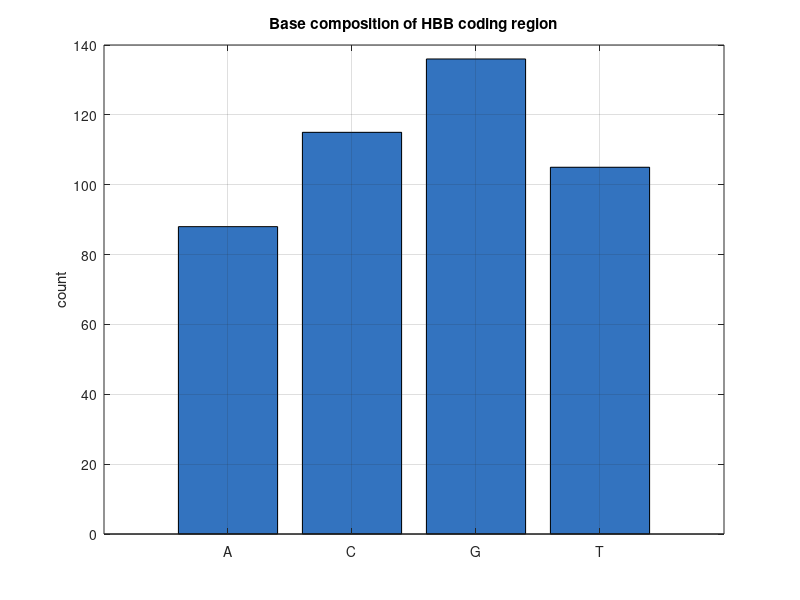
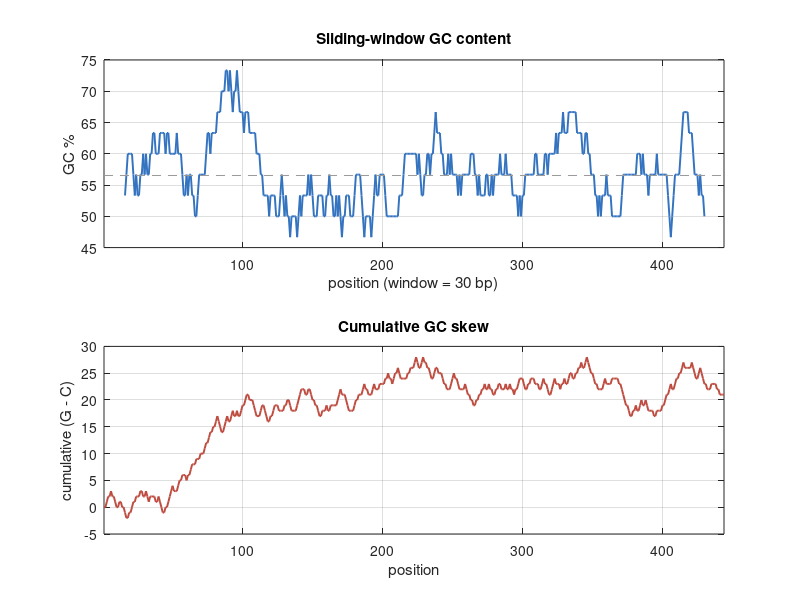
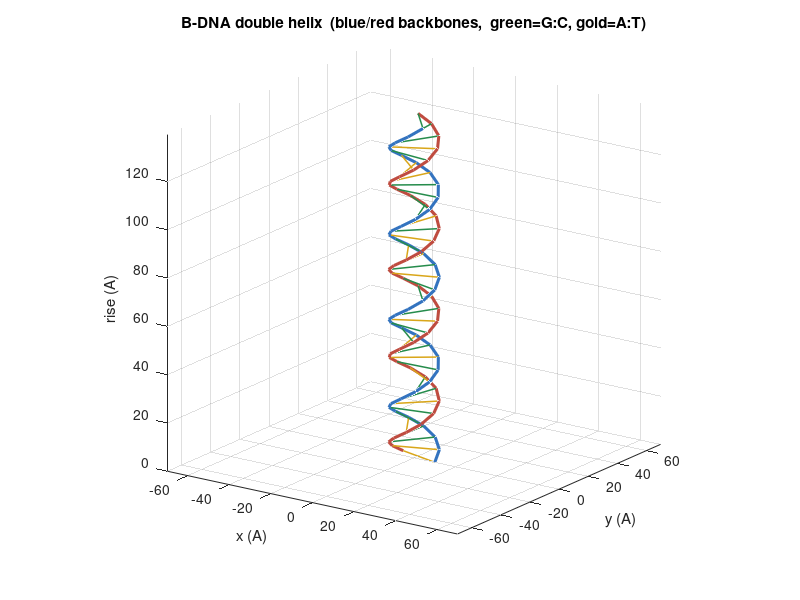

These charts were generated, in order, by the following MATLAB code:
% =========================================================================
%  dna_mathematics.m  --  The Mathematics of DNA
% =========================================================================
%  A self-contained GNU Octave lab exploring the quantitative structure of
%  DNA. Nothing here is illustrative hand-waving: every number is computed
%  from a real sequence (the coding region of human beta-globin, HBB).
%
%  Topics, in order:
%    1.  Base composition & Chargaff's parity rules
%    2.  GC content and GC skew (locating replication origins)
%    3.  Combinatorics of sequence space and the genetic code
%    4.  Shannon information: bits per base, entropy, redundancy
%    5.  Geometry of the B-DNA double helix (parametric model + plot)
%    6.  Melting temperature (three classical estimators)
%    7.  The central dogma as string transforms (transcribe / translate)
%    8.  Sequence comparison: Hamming distance + Needleman-Wunsch alignment
%    9.  A first-order Markov model of the sequence
%   10.  Topology of supercoiling: Lk = Tw + Wr
%
%  Run:   octave dna_mathematics.m       (or source it inside Octave)
%  Four figures are drawn and, if run headless, saved as PNGs.
%
%  Designed for GNU Octave; MATLAB-compatible constructs preferred.
%  Functions are defined first so the file runs identically whether it is
%  executed with `octave file.m` or sourced interactively.
% =========================================================================

1;   % <-- marks this file as a *script*, not a function file

clear; close all;
try, clc; catch, end

% Use a non-interactive toolkit for PNG export when there is no display.
if isempty(getenv('DISPLAY')) && exist('graphics_toolkit', 'builtin')
  try, graphics_toolkit('gnuplot'); catch, end
end

% =========================================================================
%  LOCAL FUNCTIONS  (defined before use for command-line compatibility)
% =========================================================================

function out = complement(seq)
  % Watson-Crick complement, base for base (same 5'->3' reading frame).
  out = seq;                       % masks taken from the ORIGINAL to avoid
  out(seq == 'A') = 'T';           % chained-reassignment errors.
  out(seq == 'T') = 'A';
  out(seq == 'G') = 'C';
  out(seq == 'C') = 'G';
end

function out = revcomp(seq)
  % Reverse complement: the opposite strand read 5'->3'.
  out = fliplr(complement(seq));
end

function d = hamming(a, b)
  % Number of positions at which two equal-length sequences differ.
  if numel(a) ~= numel(b)
    error('hamming: sequences must have equal length');
  end
  d = sum(a ~= b);
end

function H = shannon_entropy(p)
  % Shannon entropy in bits; zero-probability terms are dropped.
  p = p(p > 0);
  H = -sum(p .* log2(p));
end

function [pos, gc] = gc_sliding(seq, w)
  % GC percentage in a sliding window of width w, centred on each position.
  n    = numel(seq);
  isGC = (seq == 'G') | (seq == 'C');
  k    = n - w + 1;
  gc   = zeros(1, k);
  for i = 1:k
    gc(i) = 100 * mean(isGC(i:i+w-1));
  end
  pos = (1:k) + floor(w/2);
end

function [codons, aas, code] = standard_genetic_code()
  % NCBI translation table 1, generated in canonical T,C,A,G order so that
  % the amino-acid string lines up with the classic codon layout.
  bases  = 'TCAG';
  codons = cell(1, 64);
  idx = 1;
  for i = 1:4
    for j = 1:4
      for k = 1:4
        codons{idx} = [bases(i) bases(j) bases(k)];
        idx = idx + 1;
      end
    end
  end
  aas  = 'FFLLSSSSYY**CC*WLLLLPPPPHHQQRRRRIIIMTTTTNNKKSSRRVVVVAAAADDEEGGGG';
  code = containers.Map(codons, num2cell(aas));
end

function protein = translate(seq, code)
  % Translate a coding strand into single-letter amino acids ('*' = stop,
  % 'X' = unknown/incomplete codon). Reads whole codons only.
  ncod    = floor(numel(seq) / 3);
  protein = repmat('X', 1, ncod);
  for i = 1:ncod
    cod = seq(3*i-2 : 3*i);
    if isKey(code, cod)
      protein(i) = code(cod);
    end
  end
end

function P = transition_matrix(seq)
  % First-order Markov transition matrix over {A,C,G,T}; rows sum to 1.
  bases = 'ACGT';
  P = zeros(4, 4);
  for i = 1:numel(seq)-1
    a = find(bases == seq(i));
    b = find(bases == seq(i+1));
    if ~isempty(a) && ~isempty(b)
      P(a, b) = P(a, b) + 1;
    end
  end
  rs = sum(P, 2);
  rs(rs == 0) = 1;          % avoid division by zero for absent states
  P = P ./ rs;
end

function [score, a1, a2] = needleman_wunsch(s, t, match, mismatch, gap)
  % Global alignment by dynamic programming. Returns the optimal score and
  % one optimal alignment (a1 aligned to a2, '-' = gap).
  n = numel(s); m = numel(t);
  F = zeros(n+1, m+1);
  F(:, 1) = (0:n)' * gap;
  F(1, :) = (0:m)  * gap;
  for i = 1:n
    for j = 1:m
      if s(i) == t(j), sc = match; else, sc = mismatch; end
      F(i+1, j+1) = max([F(i,   j)   + sc, ...
                         F(i,   j+1) + gap, ...
                         F(i+1, j)   + gap]);
    end
  end
  score = F(n+1, m+1);

  % Traceback from the bottom-right corner.
  a1 = ''; a2 = '';
  i = n; j = m;
  while i > 0 || j > 0
    if i > 0 && j > 0
      if s(i) == t(j), sc = match; else, sc = mismatch; end
      diagOK = (F(i+1, j+1) == F(i, j) + sc);
    else
      diagOK = false;
    end
    if diagOK
      a1 = [s(i) a1]; a2 = [t(j) a2]; i = i - 1; j = j - 1;
    elseif i > 0 && F(i+1, j+1) == F(i, j+1) + gap
      a1 = [s(i) a1]; a2 = ['-' a2]; i = i - 1;
    else
      a1 = ['-' a1]; a2 = [t(j) a2]; j = j - 1;
    end
  end
end

function save_fig(fname)
  % Save the current figure to PNG (used when running headless). Silent on
  % failure so interactive sessions are unaffected.
  try
    print(gcf, fname, '-dpng', '-r120');
  catch
  end
end

% =========================================================================
%  MAIN ANALYSIS
% =========================================================================

% The subject: the coding sequence of human beta-globin (HBB), 5' -> 3'.
seq = ['ATGGTGCACCTGACTCCTGAGGAGAAGTCTGCCGTTACTGCCCTGTGGGGCAAGGTGAACG' ...
       'TGGATGAAGTTGGTGGTGAGGCCCTGGGCAGGCTGCTGGTGGTCTACCCTTGGACCCAGAG' ...
       'GTTCTTTGAGTCCTTTGGGGATCTGTCCACTCCTGATGCTGTTATGGGCAACCCTAAGGTG' ...
       'AAGGCTCATGGCAAGAAAGTGCTCGGTGCCTTTAGTGATGGCCTGGCTCACCTGGACAACC' ...
       'TCAAGGGCACCTTTGCCACACTGAGTGAGCTGCACTGTGACAAGCTGCACGTGGATCCTGA' ...
       'GAACTTCAGGCTCCTGGGCAACGTGCTGGTCTGTGTGCTGGCCCACCACTTTGGCAAAGAA' ...
       'TTCACCCCACCAGTGCAGGCTGCCTATCAGAAAGTGGTGGCTGGTGTGGCTAATGCCCTGG' ...
       'CCCACAAGTATCACTAA'];
seq = upper(seq);
N   = numel(seq);

printf('=========================================================\n');
printf('  THE MATHEMATICS OF DNA\n');
printf('  Sequence: human beta-globin (HBB) coding region\n');
printf('  Length N = %d nucleotides\n', N);
printf('=========================================================\n\n');

% -------------------------------------------------------------------------
%  1. BASE COMPOSITION & CHARGAFF'S PARITY RULES
% -------------------------------------------------------------------------
nA = sum(seq == 'A');  nC = sum(seq == 'C');
nG = sum(seq == 'G');  nT = sum(seq == 'T');
counts = [nA nC nG nT];
freq   = counts / N;

printf('[1] BASE COMPOSITION\n');
printf('    A = %3d (%.1f%%)   C = %3d (%.1f%%)\n', nA, 100*freq(1), nC, 100*freq(2));
printf('    G = %3d (%.1f%%)   T = %3d (%.1f%%)\n', nG, 100*freq(3), nT, 100*freq(4));

% Chargaff's FIRST rule is a statement about the *duplex*: because A pairs
% with T and G with C, the whole double helix has #A = #T and #G = #C.
comp = complement(seq);
printf('\n    Chargaff I (whole duplex, exact by base pairing):\n');
printf('       #A(top)=%d  ==  #T(bottom)=%d\n', nA, sum(comp=='T'));
printf('       #G(top)=%d  ==  #C(bottom)=%d\n', nG, sum(comp=='C'));

% Chargaff's SECOND rule: within a *single* strand, %A ~ %T and %G ~ %C for
% long genomes. Only approximate for a short gene like this one.
printf('\n    Chargaff II (single strand, approximate):\n');
printf('       %%A=%.1f  vs  %%T=%.1f    |diff| = %.1f\n', ...
       100*freq(1), 100*freq(4), 100*abs(freq(1)-freq(4)));
printf('       %%G=%.1f  vs  %%C=%.1f    |diff| = %.1f\n\n', ...
       100*freq(3), 100*freq(2), 100*abs(freq(3)-freq(2)));

figure('Name', 'Base composition');
bar(counts, 'facecolor', [0.20 0.45 0.75]);
set(gca, 'xticklabel', {'A','C','G','T'});
ylabel('count'); title('Base composition of HBB coding region');
grid on;
save_fig('dna_composition.png');

% -------------------------------------------------------------------------
%  2. GC CONTENT AND GC SKEW
% -------------------------------------------------------------------------
gc_total = 100 * (nG + nC) / N;
printf('[2] GC CONTENT\n');
printf('    Overall GC content = %.1f%%\n', gc_total);

w = 30;
[wpos, gcwin] = gc_sliding(seq, w);

g = double(seq == 'G');
c = double(seq == 'C');
skew_cum = cumsum(g - c);
printf('    Cumulative GC skew: min = %d at position %d,\n', ...
       min(skew_cum), find(skew_cum == min(skew_cum), 1));
printf('                        max = %d at position %d\n\n', ...
       max(skew_cum), find(skew_cum == max(skew_cum), 1));

figure('Name', 'GC content and skew');
subplot(2,1,1);
plot(wpos, gcwin, 'linewidth', 1.4, 'color', [0.20 0.45 0.75]);
hold on; plot([1 N], [gc_total gc_total], '--', 'color', [0.6 0.6 0.6]);
xlabel(sprintf('position (window = %d bp)', w));
ylabel('GC %'); title('Sliding-window GC content'); grid on; xlim([1 N]);
subplot(2,1,2);
plot(1:N, skew_cum, 'linewidth', 1.4, 'color', [0.75 0.30 0.25]);
xlabel('position'); ylabel('cumulative (G - C)');
title('Cumulative GC skew'); grid on; xlim([1 N]);
save_fig('dna_gc.png');

% -------------------------------------------------------------------------
%  3. COMBINATORICS OF SEQUENCE SPACE AND THE GENETIC CODE
% -------------------------------------------------------------------------
printf('[3] COMBINATORICS\n');
log10_space = N * log10(4);
printf('    Distinct sequences of length %d = 4^%d ~ 10^%.1f\n', N, N, log10_space);
printf('    (for scale, atoms in the observable universe ~ 10^80)\n');

[codons, aas, code] = standard_genetic_code();
letters = unique(aas);
printf('\n    Codon space: 4^3 = %d codons  ->  %d symbols (20 aa + stop)\n', ...
       numel(codons), numel(letters));
printf('    Degeneracy (codons per symbol):\n      ');
for k = 1:numel(letters)
  d = sum(aas == letters(k));
  printf('%c:%d ', letters(k), d);
  if mod(k, 7) == 0, printf('\n      '); end
end
printf('\n    Mean degeneracy = %.2f codons/symbol\n\n', 64 / numel(letters));

% -------------------------------------------------------------------------
%  4. SHANNON INFORMATION
% -------------------------------------------------------------------------
printf('[4] INFORMATION THEORY\n');
Hmax  = log2(4);
Hbase = shannon_entropy(freq);
printf('    Max entropy per base       = %.4f bits (uniform ACGT)\n', Hmax);
printf('    Empirical entropy per base = %.4f bits\n', Hbase);
printf('    Redundancy                 = %.4f bits/base (%.1f%%)\n', ...
       Hmax - Hbase, 100*(Hmax - Hbase)/Hmax);
printf('    Total sequence information = %.0f bits ~ %.0f bytes\n', ...
       Hbase * N, Hbase * N / 8);
printf('    (theoretical maximum        = %.0f bits)\n\n', Hmax * N);

% -------------------------------------------------------------------------
%  5. GEOMETRY OF THE B-DNA DOUBLE HELIX
% -------------------------------------------------------------------------
printf('[5] DOUBLE-HELIX GEOMETRY (B-DNA)\n');
rise    = 3.4;                   % angstrom rise per base pair
bp_turn = 10.5;                  % base pairs per helical turn
radius  = 10.0;                  % angstrom (helix diameter ~ 20 A)
twist   = 360 / bp_turn;         % degrees of twist per base pair
pitch   = rise * bp_turn;        % angstrom per full turn
height  = rise * N;              % total length of this molecule

printf('    rise per bp    = %.2f A\n', rise);
printf('    bp per turn    = %.1f\n', bp_turn);
printf('    twist per bp   = %.2f deg\n', twist);
printf('    pitch (1 turn) = %.1f A\n', pitch);
printf('    turns in HBB   = %.1f\n', N / bp_turn);
printf('    molecule length= %.0f A = %.3f um\n', height, height / 1e4);

% Frequently-noted near-coincidence: B-DNA is ~21 A wide, one turn ~34 A;
% 21 and 34 are consecutive Fibonacci numbers and 34/21 ~ phi. A memorable
% approximation, not a deep geometric law.
printf('    Fibonacci aside: pitch/width ~ 34/21 = %.3f  (phi = %.3f)\n\n', ...
       34/21, (1 + sqrt(5)) / 2);

m      = min(N, 42);                 % draw the first m base pairs
idx    = (0:m-1)';
theta  = idx * deg2rad(twist);
z      = idx * rise;
offset = deg2rad(150);               % approximate groove asymmetry
x1 = radius*cos(theta);        y1 = radius*sin(theta);
x2 = radius*cos(theta+offset); y2 = radius*sin(theta+offset);

figure('Name', 'B-DNA double helix');
plot3(x1, y1, z, '-', 'linewidth', 2.2, 'color', [0.20 0.45 0.75]); hold on;
plot3(x2, y2, z, '-', 'linewidth', 2.2, 'color', [0.75 0.30 0.25]);
for i = 1:m
  b = seq(i);
  if b == 'G' || b == 'C'
    col = [0.15 0.55 0.30];    % G:C (3 H-bonds)
  else
    col = [0.85 0.65 0.10];    % A:T (2 H-bonds)
  end
  plot3([x1(i) x2(i)], [y1(i) y2(i)], [z(i) z(i)], '-', ...
        'linewidth', 1.1, 'color', col);
end
axis equal; grid on; view(35, 18);
xlabel('x (A)'); ylabel('y (A)'); zlabel('rise (A)');
title('B-DNA double helix  (blue/red backbones,  green=G:C, gold=A:T)');
save_fig('dna_helix.png');

% -------------------------------------------------------------------------
%  6. MELTING TEMPERATURE
% -------------------------------------------------------------------------
printf('[6] MELTING TEMPERATURE (three estimators)\n');
Tm_wallace = 2*(nA + nT) + 4*(nG + nC);
Tm_basic   = 64.9 + 41*(nG + nC - 16.4) / N;
Na = 0.05;
Tm_salt    = 81.5 + 16.6*log10(Na) + 0.41*gc_total - 675/N;

printf('    Wallace 2(A+T)+4(G+C)      = %.1f C  (short oligos only)\n', Tm_wallace);
printf('    Marmur-Doty (GC, long)     = %.1f C\n', Tm_basic);
printf('    Salt-adjusted, [Na+]=%.2fM = %.1f C\n', Na, Tm_salt);
printf('    (nearest-neighbour thermodynamics is more accurate still)\n\n');

% -------------------------------------------------------------------------
%  7. THE CENTRAL DOGMA AS STRING TRANSFORMS
% -------------------------------------------------------------------------
printf('[7] CENTRAL DOGMA\n');
rc      = revcomp(seq);
mrna    = strrep(seq, 'T', 'U');
protein = translate(seq, code);

printf('    5''  %s ...\n', seq(1:30));
printf('    3''  %s ...   (complement)\n', comp(1:30));
printf('    revcomp  %s ...\n', rc(1:30));
printf('    mRNA     %s ...\n', mrna(1:30));
printf('    protein  %s ...  (%d residues incl. stop)\n\n', ...
       protein(1:min(20, numel(protein))), numel(protein));

% -------------------------------------------------------------------------
%  8. SEQUENCE COMPARISON
% -------------------------------------------------------------------------
printf('[8] SEQUENCE COMPARISON\n');
% Sickle-cell mutation: codon 7 GAG (Glu) -> GTG (Val), a single A->T change
% at position 20. In mature-chain numbering (initiator Met removed) this is
% the famous Glu6 -> Val6 substitution that produces haemoglobin S.
mut     = seq;
mut(20) = 'T';
hd      = hamming(seq, mut);
printf('    HBB vs sickle-cell allele (HbS):\n');
printf('       Hamming distance = %d substitution(s)\n', hd);
printf('       codon 7: %s(%c) -> %s(%c)   [Glu6 -> Val in the mature chain]\n', ...
       seq(19:21), translate(seq(19:21), code), ...
       mut(19:21), translate(mut(19:21), code));

s = 'GATTACA';
t = 'GCATGCU';
[score, a1, a2] = needleman_wunsch(s, t, 1, -1, -2);
printf('\n    Needleman-Wunsch global alignment (match+1, mismatch-1, gap-2):\n');
printf('       %s\n       %s\n       score = %d\n\n', a1, a2, score);

% -------------------------------------------------------------------------
%  9. A FIRST-ORDER MARKOV MODEL
% -------------------------------------------------------------------------
printf('[9] MARKOV TRANSITION MATRIX  P(next | current)\n');
P = transition_matrix(seq);
printf('          ->A     ->C     ->G     ->T\n');
b = 'ACGT';
for i = 1:4
  printf('     %c   %.3f   %.3f   %.3f   %.3f\n', b(i), P(i,:));
end
[V, D] = eig(P');
[~, kk] = min(abs(diag(D) - 1));
pi_stat = abs(V(:, kk)); pi_stat = pi_stat / sum(pi_stat);
printf('    Stationary distribution pi = [%.3f %.3f %.3f %.3f]\n\n', pi_stat);

% -------------------------------------------------------------------------
% 10. TOPOLOGY OF SUPERCOILING:  Lk = Tw + Wr
% -------------------------------------------------------------------------
printf('[10] TOPOLOGY OF SUPERCOILING\n');
% Calugareanu-White-Fuller theorem: for a closed duplex the linking number
% Lk (an integer topological invariant) splits into twist Tw and writhe Wr.
Lk0   = N / bp_turn;      % relaxed linking number
Lk    = round(Lk0) - 2;   % suppose two turns removed (negative supercoils)
Tw    = round(Lk0);       % helical twist stays near relaxed
Wr    = Lk - Tw;          % the deficit becomes writhe (supercoiling)
sigma = (Lk - Lk0) / Lk0; % superhelical density
printf('    Relaxed linking number Lk0 = N/%.1f = %.2f\n', bp_turn, Lk0);
printf('    Assume Lk = %d  =>  Lk = Tw + Wr : %d = %d + (%d)\n', Lk, Lk, Tw, Wr);
printf('    Superhelical density sigma = (Lk-Lk0)/Lk0 = %.3f\n', sigma);
printf('    (living cells hold sigma ~ -0.06, i.e. negatively supercoiled)\n\n');

printf('=========================================================\n');
printf('  Done. Figures: dna_composition, dna_gc, dna_helix.\n');
printf('=========================================================\n');
